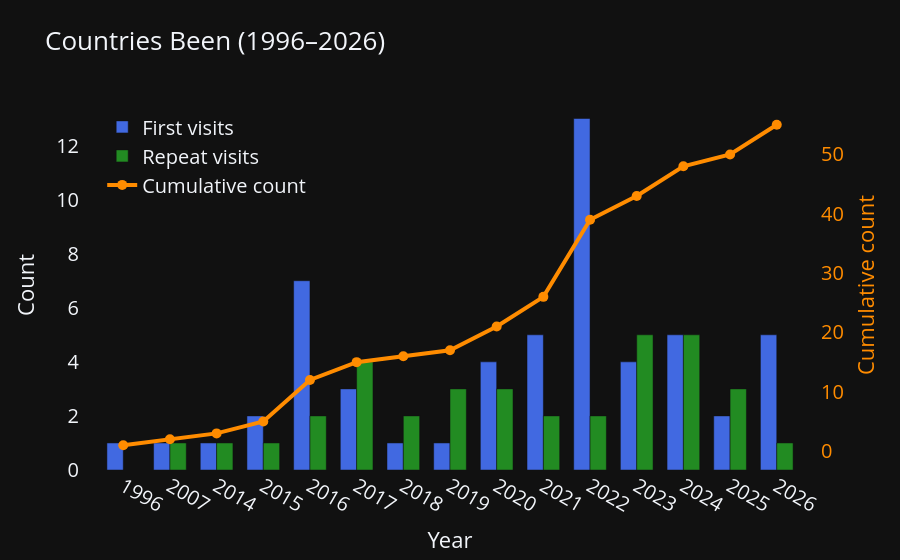

Source (notebook cell):
### Code cell
df_verbose = pd.read_excel('../data/trips_verbose.xlsx', skiprows=1)

df = transform_verbose_to_calendar(df_verbose, save=False)
df = df[df['country'] != 'All']

plot_bar_time_series(
    df, 
    select_type='travel', 
    time_period='year', 
    title='Countries Been', 
    save_path='../attachments/bar_time_series.html',
    #save_path=None
    )

### Figure 1 — Plotly figure (JSON) as saved in the notebook; plotly's stock layout.template omitted (floating-point values rounded to 4 significant figures)
{"data": [{"customdata": ["1. China", "1. Singapore", "1. Hong Kong", "1. Türkiye<br>2. United States", "1. Canada<br>2. Colombia<br>3. Cuba<br>4. Dominican Republic<br>5. Ecuador<br>6. Mexico<br>7. Russian Federation", "1. Chile<br>2. Japan<br>3. Peru", "1. United Kingdom", "1. Tunisia", "1. Belarus<br>2. Italy<br>3. Sweden<br>4. Vatican City State (Holy See)", "1. Austria<br>2. Denmark<br>3. Germany<br>4. Greece<br>5. Serbia", "1. Armenia<br>2. Azerbaijan<br>3. Belgium<br>4. Georgia<br>5. Latvia<br>6. Lithuania<br>7. Netherlands<br>8. Norway<br>9. Poland<br>10. Portugal<br>11. Romania<br>12. Switzerland<br>13. United Arab Emirates", "1. Bulgaria<br>2. Estonia<br>3. Finland<br>4. France", "1. Malta<br>2. Qatar<br>3. Slovakia<br>4. South Africa<br>5. Spain", "1. Malaysia<br>2. Thailand", "1. Albania<br>2. Bosnia and Herzegovina<br>3. Croatia<br>4. Montenegro<br>5. North Macedonia"], "hovertemplate": "%{customdata}<extra></extra>", "marker": {"color": "royalblue"}, "name": "First visits", "offsetgroup": "0", "type": "bar", "x": ["1996", "2007", "2014", "2015", "2016", "2017", "2018", "2019", "2020", "2021", "2022", "2023", "2024", "2025", "2026"], "y": [1.0, 1.0, 1.0, 2.0, 7.0, 3.0, 1.0, 1.0, 4.0, 5.0, 13.0, 4.0, 5.0, 2.0, 5.0]}, {"customdata": [null, "1. China", "1. China", "1. China", "1. China<br>2. United States", "1. Canada<br>2. China<br>3. Mexico<br>4. United States", "1. Canada<br>2. United States", "1. China<br>2. Russian Federation<br>3. United Kingdom", "1. China<br>2. Türkiye<br>3. United Kingdom", "1. Sweden<br>2. Türkiye", "1. Denmark<br>2. Sweden", "1. Belgium<br>2. Denmark<br>3. Latvia<br>4. Norway<br>5. Sweden", "1. Austria<br>2. Bulgaria<br>3. Italy<br>4. Sweden<br>5. Switzerland", "1. China<br>2. Qatar<br>3. Sweden", "1. Sweden"], "hovertemplate": "%{customdata}<extra></extra>", "marker": {"color": "forestgreen"}, "name": "Repeat visits", "offsetgroup": "1", "type": "bar", "x": ["1996", "2007", "2014", "2015", "2016", "2017", "2018", "2019", "2020", "2021", "2022", "2023", "2024", "2025", "2026"], "y": [0.0, 1.0, 1.0, 1.0, 2.0, 4.0, 2.0, 3.0, 3.0, 2.0, 2.0, 5.0, 5.0, 3.0, 1.0]}, {"hovertemplate": "Year: %{x}<br>Cumulative: %{y}<extra></extra>", "line": {"color": "darkorange", "width": 4}, "marker": {"color": "darkorange", "size": 10}, "mode": "lines+markers", "name": "Cumulative count", "type": "scatter", "x": ["1996", "2007", "2014", "2015", "2016", "2017", "2018", "2019", "2020", "2021", "2022", "2023", "2024", "2025", "2026"], "y": [1.0, 2.0, 3.0, 5.0, 12.0, 15.0, 16.0, 17.0, 21.0, 26.0, 39.0, 43.0, 48.0, 50.0, 55.0], "yaxis": "y2"}], "layout": {"bargap": 0.3, "barmode": "group", "font": {"size": 20}, "hoverlabel": {"font": {"size": 20}}, "legend": {"font": {"size": 20}, "x": 0.03, "y": 0.98}, "title": {"font": {"size": 26}, "text": "Countries Been (1996–2026)"}, "xaxis": {"showgrid": false, "tickfont": {"size": 20}, "title": {"font": {"size": 22}, "text": "Year"}, "zeroline": false}, "yaxis": {"showgrid": false, "tickfont": {"size": 20}, "title": {"font": {"size": 22}, "text": "Count"}, "zeroline": false}, "yaxis2": {"overlaying": "y", "showgrid": false, "side": "right", "tickfont": {"color": "darkorange", "size": 20}, "title": {"font": {"color": "darkorange", "size": 22}, "text": "Cumulative count"}, "zeroline": false}}}
